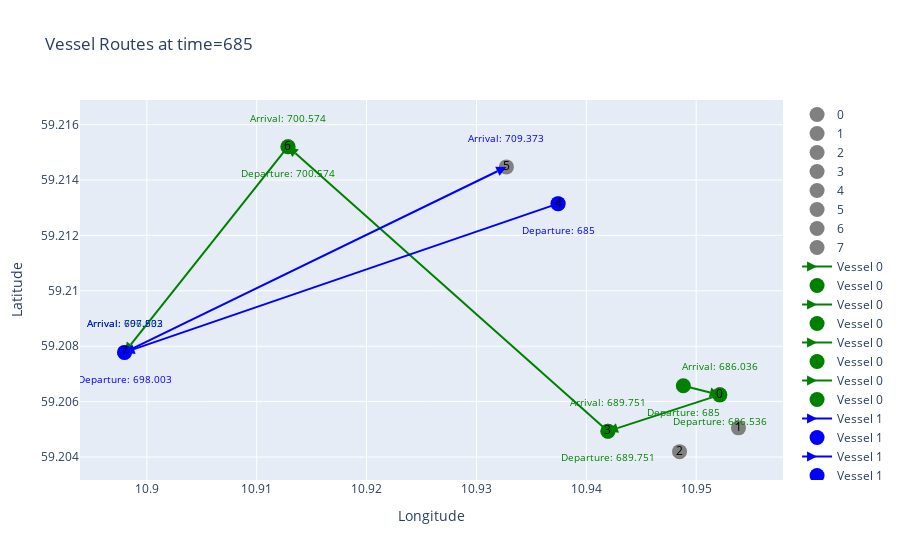

Notebook code cell kept with this figure:
### Code cell
dict_figures[(0,1)][685]

### Figure 1 — Plotly figure (JSON) as saved in the notebook; plotly's stock layout.template omitted (floating-point values rounded to 4 significant figures)
{"data": [{"marker": {"color": "grey", "size": 15}, "mode": "markers", "name": "0", "text": "0", "type": "scatter", "x": [10.95], "y": [59.21]}, {"marker": {"color": "grey", "size": 15}, "mode": "markers", "name": "1", "text": "1", "type": "scatter", "x": [10.95], "y": [59.21]}, {"marker": {"color": "grey", "size": 15}, "mode": "markers", "name": "2", "text": "2", "type": "scatter", "x": [10.95], "y": [59.2]}, {"marker": {"color": "grey", "size": 15}, "mode": "markers", "name": "3", "text": "3", "type": "scatter", "x": [10.94], "y": [59.2]}, {"marker": {"color": "grey", "size": 15}, "mode": "markers", "name": "4", "text": "4", "type": "scatter", "x": [10.94], "y": [59.21]}, {"marker": {"color": "grey", "size": 15}, "mode": "markers", "name": "5", "text": "5", "type": "scatter", "x": [10.93], "y": [59.21]}, {"marker": {"color": "grey", "size": 15}, "mode": "markers", "name": "6", "text": "6", "type": "scatter", "x": [10.91], "y": [59.22]}, {"marker": {"color": "grey", "size": 15}, "mode": "markers", "name": "7", "text": "7", "type": "scatter", "x": [10.9], "y": [59.21]}, {"line": {"color": "green", "width": 2}, "marker": {"angleref": "previous", "color": "green", "size": 10, "symbol": "arrow-bar-up"}, "mode": "lines+markers", "name": "Vessel 0", "text": "Vessel 0", "type": "scatter", "x": [10.95, 10.95], "y": [59.21, 59.21]}, {"marker": {"color": "green", "size": 15}, "mode": "markers", "name": "Vessel 0", "text": "Vessel 0", "type": "scatter", "x": [10.95], "y": [59.21]}, {"mode": "text", "showlegend": false, "text": ["Departure: 685"], "textfont": {"color": "green", "size": 10}, "type": "scatter", "x": [10.95], "y": [59.21]}, {"mode": "text", "showlegend": false, "text": ["Arrival: 686.036"], "textfont": {"color": "green", "size": 10}, "type": "scatter", "x": [10.95], "y": [59.21]}, {"line": {"color": "green", "width": 2}, "marker": {"angleref": "previous", "color": "green", "size": 10, "symbol": "arrow-bar-up"}, "mode": "lines+markers", "name": "Vessel 0", "text": "Vessel 0", "type": "scatter", "x": [10.95, 10.94], "y": [59.21, 59.2]}, {"marker": {"color": "green", "size": 15}, "mode": "markers", "name": "Vessel 0", "text": "Vessel 0", "type": "scatter", "x": [10.95], "y": [59.21]}, {"mode": "text", "showlegend": false, "text": ["Departure: 686.536"], "textfont": {"color": "green", "size": 10}, "type": "scatter", "x": [10.95], "y": [59.21]}, {"mode": "text", "showlegend": false, "text": ["Arrival: 689.751"], "textfont": {"color": "green", "size": 10}, "type": "scatter", "x": [10.94], "y": [59.21]}, {"line": {"color": "green", "width": 2}, "marker": {"angleref": "previous", "color": "green", "size": 10, "symbol": "arrow-bar-up"}, "mode": "lines+markers", "name": "Vessel 0", "text": "Vessel 0", "type": "scatter", "x": [10.94, 10.91], "y": [59.2, 59.22]}, {"marker": {"color": "green", "size": 15}, "mode": "markers", "name": "Vessel 0", "text": "Vessel 0", "type": "scatter", "x": [10.94], "y": [59.2]}, {"mode": "text", "showlegend": false, "text": ["Departure: 689.751"], "textfont": {"color": "green", "size": 10}, "type": "scatter", "x": [10.94], "y": [59.2]}, {"mode": "text", "showlegend": false, "text": ["Arrival: 700.574"], "textfont": {"color": "green", "size": 10}, "type": "scatter", "x": [10.91], "y": [59.22]}, {"line": {"color": "green", "width": 2}, "marker": {"angleref": "previous", "color": "green", "size": 10, "symbol": "arrow-bar-up"}, "mode": "lines+markers", "name": "Vessel 0", "text": "Vessel 0", "type": "scatter", "x": [10.91, 10.9], "y": [59.22, 59.21]}, {"marker": {"color": "green", "size": 15}, "mode": "markers", "name": "Vessel 0", "text": "Vessel 0", "type": "scatter", "x": [10.91], "y": [59.22]}, {"mode": "text", "showlegend": false, "text": ["Departure: 700.574"], "textfont": {"color": "green", "size": 10}, "type": "scatter", "x": [10.91], "y": [59.21]}, {"mode": "text", "showlegend": false, "text": ["Arrival: 706.932"], "textfont": {"color": "green", "size": 10}, "type": "scatter", "x": [10.9], "y": [59.21]}, {"line": {"color": "blue", "width": 2}, "marker": {"angleref": "previous", "color": "blue", "size": 10, "symbol": "arrow-bar-up"}, "mode": "lines+markers", "name": "Vessel 1", "text": "Vessel 1", "type": "scatter", "x": [10.94, 10.9], "y": [59.21, 59.21]}, {"marker": {"color": "blue", "size": 15}, "mode": "markers", "name": "Vessel 1", "text": "Vessel 1", "type": "scatter", "x": [10.94], "y": [59.21]}, {"mode": "text", "showlegend": false, "text": ["Departure: 685"], "textfont": {"color": "blue", "size": 10}, "type": "scatter", "x": [10.94], "y": [59.21]}, {"mode": "text", "showlegend": false, "text": ["Arrival: 697.503"], "textfont": {"color": "blue", "size": 10}, "type": "scatter", "x": [10.9], "y": [59.21]}, {"line": {"color": "blue", "width": 2}, "marker": {"angleref": "previous", "color": "blue", "size": 10, "symbol": "arrow-bar-up"}, "mode": "lines+markers", "name": "Vessel 1", "text": "Vessel 1", "type": "scatter", "x": [10.9, 10.93], "y": [59.21, 59.21]}, {"marker": {"color": "blue", "size": 15}, "mode": "markers", "name": "Vessel 1", "text": "Vessel 1", "type": "scatter", "x": [10.9], "y": [59.21]}, {"mode": "text", "showlegend": false, "text": ["Departure: 698.003"], "textfont": {"color": "blue", "size": 10}, "type": "scatter", "x": [10.9], "y": [59.21]}, {"mode": "text", "showlegend": false, "text": ["Arrival: 709.373"], "textfont": {"color": "blue", "size": 10}, "type": "scatter", "x": [10.93], "y": [59.22]}, {"mode": "text", "showlegend": false, "text": ["0"], "textfont": {"color": "black", "size": 12}, "type": "scatter", "x": [10.95], "y": [59.21]}, {"mode": "text", "showlegend": false, "text": ["1"], "textfont": {"color": "black", "size": 12}, "type": "scatter", "x": [10.95], "y": [59.21]}, {"mode": "text", "showlegend": false, "text": ["2"], "textfont": {"color": "black", "size": 12}, "type": "scatter", "x": [10.95], "y": [59.2]}, {"mode": "text", "showlegend": false, "text": ["3"], "textfont": {"color": "black", "size": 12}, "type": "scatter", "x": [10.94], "y": [59.2]}, {"mode": "text", "showlegend": false, "text": ["4"], "textfont": {"color": "black", "size": 12}, "type": "scatter", "x": [10.94], "y": [59.21]}, {"mode": "text", "showlegend": false, "text": ["5"], "textfont": {"color": "black", "size": 12}, "type": "scatter", "x": [10.93], "y": [59.21]}, {"mode": "text", "showlegend": false, "text": ["6"], "textfont": {"color": "black", "size": 12}, "type": "scatter", "x": [10.91], "y": [59.22]}, {"mode": "text", "showlegend": false, "text": ["7"], "textfont": {"color": "black", "size": 12}, "type": "scatter", "x": [10.9], "y": [59.21]}], "layout": {"title": {"text": "Vessel Routes at time=685"}, "xaxis": {"title": {"text": "Longitude"}}, "yaxis": {"title": {"text": "Latitude"}}}}
